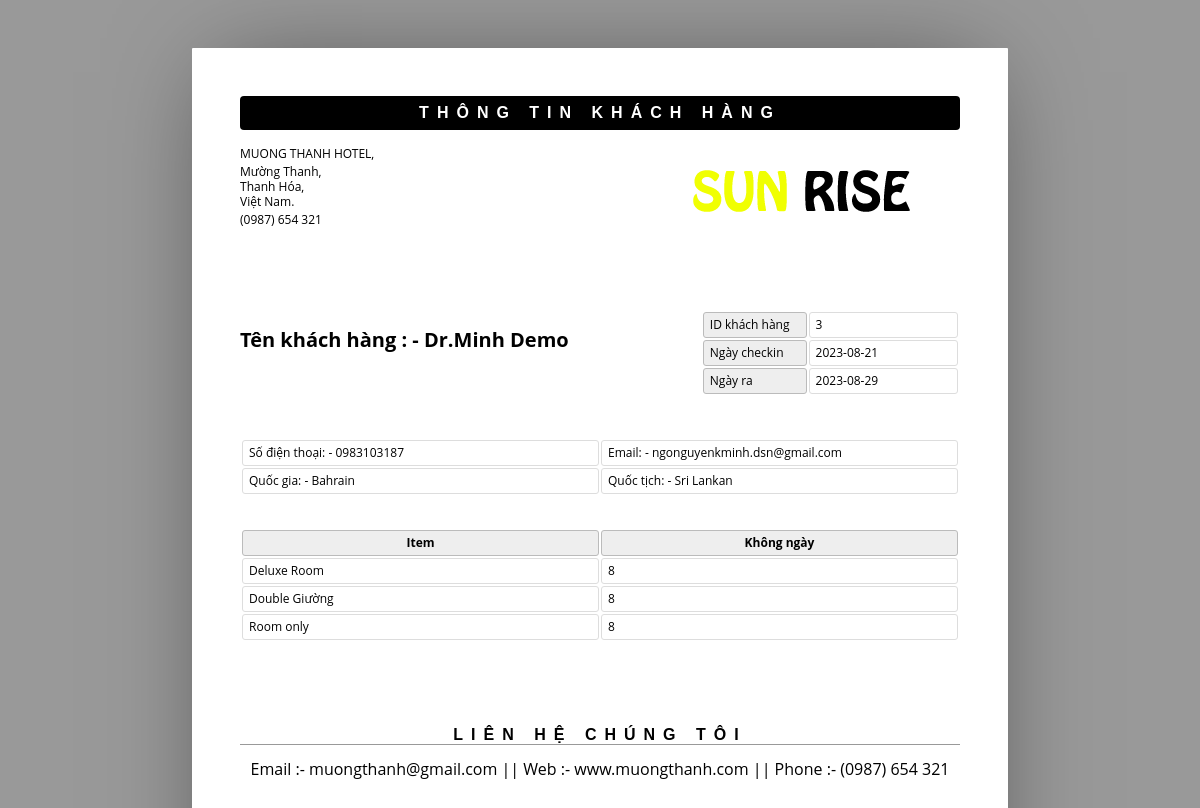
/admin/show.php?sid=3, run on the app's committed database.
### tables this page shows
CREATE TABLE `roombook` (
  `id` int(10) UNSIGNED NOT NULL,
  `Title` varchar(5) DEFAULT NULL,
  `FName` text DEFAULT NULL,
  `LName` text DEFAULT NULL,
  `Email` varchar(50) DEFAULT NULL,
  `National` varchar(30) DEFAULT NULL,
  `Country` varchar(30) DEFAULT NULL,
  `Phone` text DEFAULT NULL,
  `TRoom` varchar(20) DEFAULT NULL,
  `Bed` varchar(10) DEFAULT NULL,
  `NRoom` varchar(2) DEFAULT NULL,
  `Meal` varchar(15) DEFAULT NULL,
  `cin` date DEFAULT NULL,
  `cout` date DEFAULT NULL,
  `stat` varchar(15) DEFAULT NULL,
  `nodays` int(11) DEFAULT NULL
);

### admin/show.php (the view, shortened to what this page needs)
<html>
	<head>
	</head>
	<body>
	<?php
	include ('db.php');
	$pid = $_GET['sid'];
	$sql ="select * from roombook where id = '$pid' ";
	$re = mysqli_query($con,$sql);
	while($row=mysqli_fetch_array($re))
	{
		$id = $row['id'];
		$title =  $row['Title'];
		$Fname = $row['FName'];
		$lname = $row['LName'];
		$email = $row['Email'];
		$National = $row['National'];
		$country = $row['Country'];
		$phone = $row['Phone'];
		$room_type = $row['TRoom'];
		$Bed_type = $row['Bed'];
		$meal_type = $row['Meal'];
		$cin_date = $row['cin'];
		$cout_date = $row['cout'];
		$nodays = $row['nodays'];
	}
	?>
		<header>
			<h1>Thông tin khách hàng</h1>
			<address >
				<p>MUONG THANH HOTEL,</p>
				<p>Mường Thanh,<br>Thanh Hóa,<br>Việt Nam.</p>
				<p>(0987) 654 321</p>
			</address>
			<span><img alt="" src="assets/img/sun.png"></span>
		</header>
		<article>
			<address >
				<p><br></p>
				<p>Tên khách hàng  : -  <?php echo $title.$Fname." ".$lname;?><br></p>
			</address>
			<table class="meta">
				<tr>
					<th><span >ID khách hàng</span></th>
					<td><span ><?php echo $id; ?></span></td>
				</tr>
				<tr>
					<th><span >Ngày checkin</span></th>
					<td><span ><?php echo $cin_date; ?> </span></td>
				</tr>
				<tr>
					<th><span >Ngày ra</span></th>
					<td><span ><?php echo $cout_date; ?> </span></td>
				</tr>
			</table>
			<table >
					<tr>
						<td>Số điện thoại: -  <?php echo $phone; ?> </td>
						<td>Email: -  <?php echo $email; ?> </td>
					</tr>
					<tr>
						<td>Quốc gia: -  <?php echo $country; ?> </td>
						<td>Quốc tịch: -  <?php echo $National; ?> </td>
					</tr>
				</table>
				<br>
				<br>
			<table class="inventory">
				<thead>
					<tr>
						<th><span >Item</span></th>
						<th><span >Không ngày</span></th>
					</tr>
				</thead>
				<tbody>
					<tr>
						<td><span ><?php echo $room_type; ?></span></td>
						<td><span ><?php echo $nodays; ?> </span></td>
					</tr>
					<tr>
						<td><span ><?php echo $Bed_type; ?>  Giường </span></td>
						<td><span ><?php echo $nodays; ?></span></td>
					</tr>
					<tr>
						<td><span ><?php echo $meal_type; ?>  </span></td>
						<td><span ><?php echo $nodays; ?></span></td>
					</tr>
				</tbody>
			</table>
		</article>
		<aside>
			<h1><span >Liên hệ chúng tôi</span></h1>
			<div >
				<p align="center">Email :- muongthanh@gmail.com || Web :- www.muongthanh.com || Phone :- (0987) 654 321</p>
			</div>
		</aside>
	</body>
</html>

### admin/show.php (style rules this page uses)
* { border: 0; box-sizing: content-box; color: inherit; font-family: inherit; font-size: inherit; font-style: inherit; font-weight: inherit; line-height: inherit; list-style: none; margin: 0; padding: 0; text-decoration: none; vertical-align: top; }
h1 { font: bold 100% sans-serif; letter-spacing: 0.5em; text-align: center; text-transform: uppercase; }
table { font-size: 75%; table-layout: fixed; width: 100%; }
table { border-collapse: separate; border-spacing: 2px; }
th, td { border-width: 1px; padding: 0.5em; position: relative; text-align: left; }
th, td { border-radius: 0.25em; border-style: solid; }
th { background: #EEE; border-color: #BBB; }
td { border-color: #DDD; }
html { font: 16px/1 'Open Sans', sans-serif; overflow: auto; padding: 0.5in; }
html { background: #999; cursor: default; }
body { box-sizing: border-box; height: 11in; margin: 0 auto; overflow: hidden; padding: 0.5in; width: 8.5in; }
body { background: #FFF; border-radius: 1px; box-shadow: 0 0 1in -0.25in rgba(0, 0, 0, 0.5); }
header { margin: 0 0 3em; }
header:after { clear: both; content: ""; display: table; }
header h1 { background: #000; border-radius: 0.25em; color: #FFF; margin: 0 0 1em; padding: 0.5em 0; }
header address { float: left; font-size: 75%; font-style: normal; line-height: 1.25; margin: 0 1em 1em 0; }
header address p { margin: 0 0 0.25em; }
header span, header img { display: block; float: right; }
header span { margin: 0 0 1em 1em; max-height: 25%; max-width: 60%; position: relative; }
header img { max-height: 100%; max-width: 100%; }
article, article address, table.meta, table.inventory { margin: 0 0 3em; }
article:after { clear: both; content: ""; display: table; }
article address { float: left; font-size: 125%; font-weight: bold; }
table.meta, table.balance { float: right; width: 36%; }
table.meta:after, table.balance:after { clear: both; content: ""; display: table; }
table.meta th { width: 40%; }
table.meta td { width: 60%; }
table.inventory { clear: both; width: 100%; }
table.inventory th { font-weight: bold; text-align: center; }
table.inventory td:nth-child(1) { width: 26%; }
table.inventory td:nth-child(2) { width: 38%; }
aside h1 { border: none; border-width: 0 0 1px; margin: 0 0 1em; }
aside h1 { border-color: #999; border-bottom-style: solid; }

### data on the page
roombook: Title "Dr.", FName "Minh", LName "Demo", id "3", cin "2023-08-21", cout "2023-08-29", Phone "0983103187", Email "ngonguyenkminh.dsn@gmail.com", Country "Bahrain", National "Sri Lankan", TRoom "Deluxe Room", nodays "8", Bed "Double", Meal "Room only"
